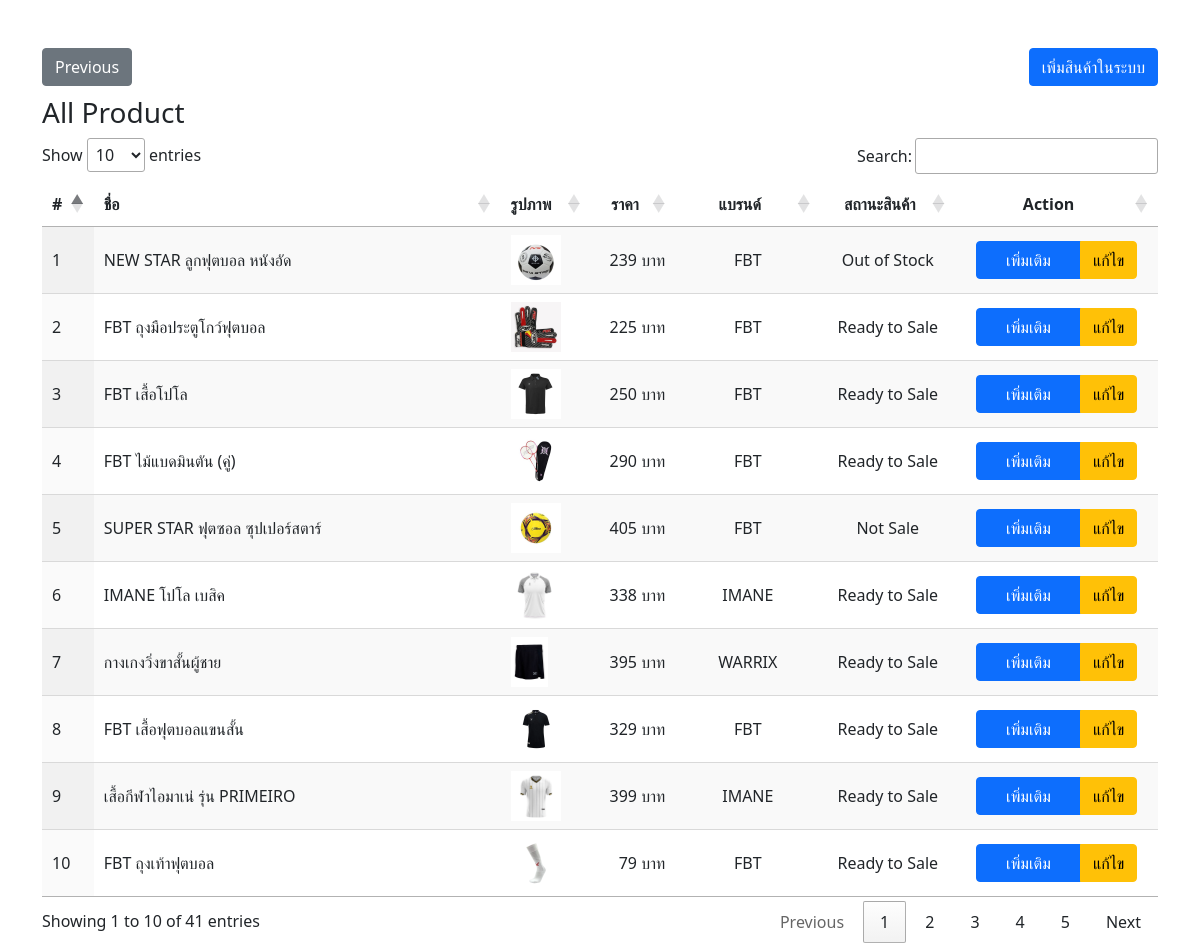
The page /crud.php (signed in) on the database its author committed.
### tables this page shows
CREATE TABLE `products` (
  `id_pro` int(11) NOT NULL,
  `name` varchar(255) NOT NULL,
  `descript` text NOT NULL,
  `category` varchar(255) NOT NULL,
  `type` varchar(255) NOT NULL,
  `brand` varchar(255) NOT NULL,
  `price` int(11) NOT NULL,
  `size_s` varchar(25) NOT NULL,
  `size_m` varchar(25) NOT NULL,
  `size_l` varchar(25) NOT NULL,
  `size_xl` varchar(25) NOT NULL,
  `size_2xl` varchar(25) NOT NULL,
  `img` varchar(255) NOT NULL,
  `status` varchar(50) NOT NULL,
  `created_date` datetime NOT NULL,
  `updated_date` datetime NOT NULL
);

### crud.php (the view, shortened to what this page needs)
<?php
    require_once('connect.php');
    $sql = "SELECT * FROM products";
    $result = mysqli_query($conn, $sql);
?>
<!DOCTYPE html>
<html lang="en">
<head>
  <link rel="stylesheet" href="https://maxcdn.bootstrapcdn.com/bootstrap/4.5.2/css/bootstrap.min.css">
  <link rel="stylesheet" type="text/css" href="https://cdn.datatables.net/1.10.25/css/jquery.dataTables.css">
  <link href="https://cdn.jsdelivr.net/npm/bootstrap@5.1.3/dist/css/bootstrap.min.css" rel="stylesheet">
  <link rel="stylesheet" href="css/crud.css">
</head>
<body>
<div class="container mt-5">
    <a class="btn btn-secondary float-left" href="product-e.php" role="button">Previous</a>
    <a class="btn btn-primary float-right" href="form-create-product.php" role="button" >เพิ่มสินค้าในระบบ</a>
<br>
<br>
<H3>All Product</H3>
    <table id="table_id" class="display">
        <thead>
            <tr>
                <th>#</th>
                <th>ชื่อ</th>
                <th>รูปภาพ</th>
                <th style="text-align: center;">ราคา</th>
                <th style="text-align: center;">แบรนด์</th>
                <th style="text-align: center;">สถานะสินค้า</th>
                <th style="text-align: center;">Action</th>
            </tr>
        </thead>
        <tbody>
            <?php
                if ($result->num_rows > 0) {
                while($row = $result->fetch_assoc()) { ?>
                <tr>
                    <td><?php echo $row["id_pro"]; ?></td>
                    <td><?php echo $row["name"]; ?></td>
                    <td>
                        <?php
                            echo '<img src="' . $row['img'] . '" alt="Product Image" style="max-width: 100%; height: 50px;">';
                        ?>
                    </td>
                    <td style="text-align: right;"> <?php echo $row["price"] ?> บาท</td>
                    <td style="text-align: center;"> <?php echo $row['brand'] ?> </td>
                    <td style="text-align: center;"> <?php echo $row['status'] ?> </td>
                    <td style="text-align: center;">
                        <div class="btn-group">
                            <button class="btn btn-primary"
                                data-bs-toggle="modal"
                                data-bs-target="#my-modal<?php echo $row['id_pro'] ?>"
                                style="width: 105px;"> เพิ่มเติม
                            </button>
                                <a href="form-update-product.php?id=<?php echo $row['id_pro'] ?>" class="btn btn-warning"> แก้ไข </a>
                        </div>
                    </td>
                </tr>
                <?php
                        }
                    } else {
                        echo "0 results";
                    }
                ?>
        </tbody>
    </table>
</div>
</body>
</html>

### rows shown on the page
products: id_pro "1", name "NEW STAR ลูกฟุตบอล หนังอัด", shows a picture, price "239", brand "FBT", status "Out of Stock"
products: id_pro "2", name "FBT ถุงมือประตูโกว์ฟุตบอล", img (picture), price "225", brand "FBT", status "Ready to Sale"
products: id_pro "3", name "FBT เสื้อโปโล", img (picture), price "250", brand "FBT", status "Ready to Sale"
products: id_pro "4", name "FBT ไม้แบดมินตัน (คู่)", shows a picture, price "290", brand "FBT", status "Ready to Sale"
products: id_pro "5", name "SUPER STAR ฟุตซอล ซุปเปอร์สตาร์", img (picture), price "405", brand "FBT", status "Not Sale"
products: id_pro "6", name "IMANE โปโล เบสิค", img (picture), price "338", brand "IMANE", status "Ready to Sale"
products: id_pro "7", name "กางเกงวิ่งขาสั้นผู้ชาย", img (picture), price "395", brand "WARRIX", status "Ready to Sale"
products: id_pro "8", name "FBT เสื้อฟุตบอลแขนสั้น", img (picture), price "329", brand "FBT", status "Ready to Sale"
products: id_pro "9", name "เสื้อกีฬาไอมาเน่ รุ่น PRIMEIRO", img (picture), price "399", brand "IMANE", status "Ready to Sale"
products: id_pro "10", name "FBT ถุงเท้าฟุตบอล", img (picture), price "79", brand "FBT", status "Ready to Sale"
